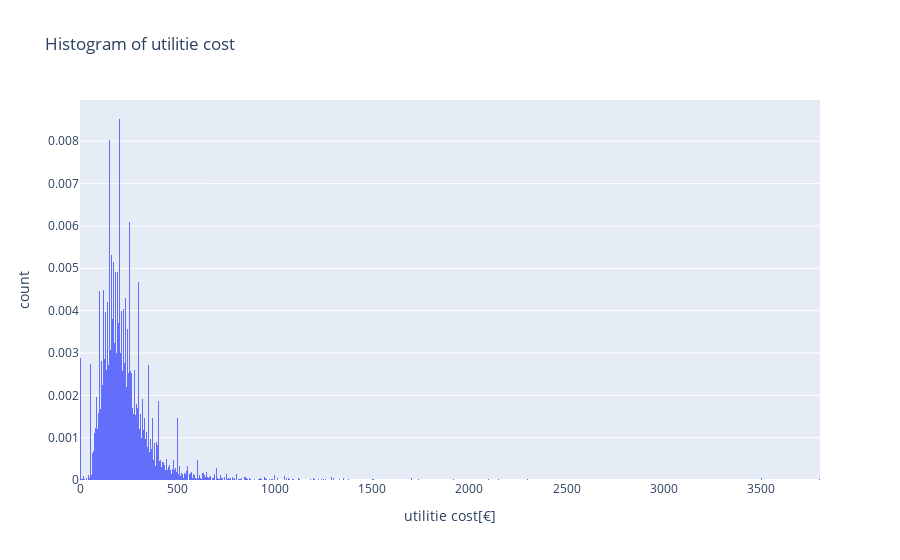

Notebook code cell kept with this figure:
### Code cell
# distribution of utilitie cost

fig = px.histogram(df, x="utilitiesPrice",
                   nbins = 800,
                   title='Histogram of utilitie cost',
                   labels={'utilitiesPrice':'utilitie cost[€]'},
                  histnorm='probability density',
                  )
fig.show()

### Figure 1 — Plotly figure (JSON) as saved in the notebook; plotly's stock layout.template omitted (floating-point values rounded to 4 significant figures; data arrays with more than 128 entries replaced by an {"elided": "..."} marker saying what was removed)
{"data": [{"alignmentgroup": "True", "bingroup": "x", "histnorm": "probability density", "hovertemplate": "utilitie cost[€]=%{x}<br>count=%{y}<extra></extra>", "legendgroup": "", "marker": {"color": "#636efa"}, "name": "", "nbinsx": 800, "offsetgroup": "", "orientation": "v", "showlegend": false, "type": "histogram", "x": {"elided": "10650 float values"}, "xaxis": "x", "yaxis": "y"}], "layout": {"barmode": "relative", "legend": {"tracegroupgap": 0}, "title": {"text": "Histogram of utilitie cost"}, "xaxis": {"anchor": "y", "domain": [0, 1], "title": {"text": "utilitie cost[€]"}}, "yaxis": {"anchor": "x", "domain": [0, 1], "title": {"text": "count"}}}}
